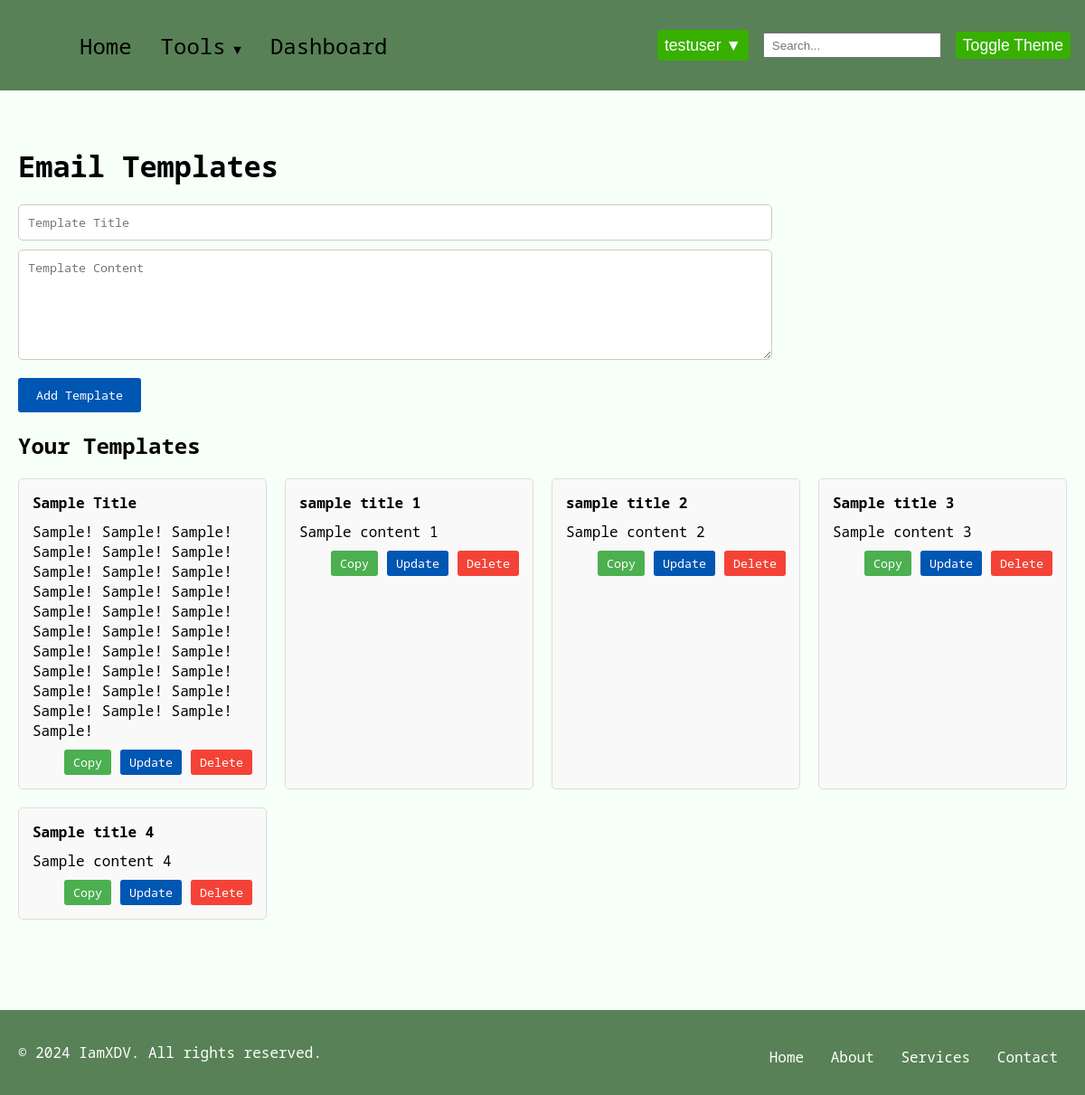
The app's page /email_templates (signed in), older data.
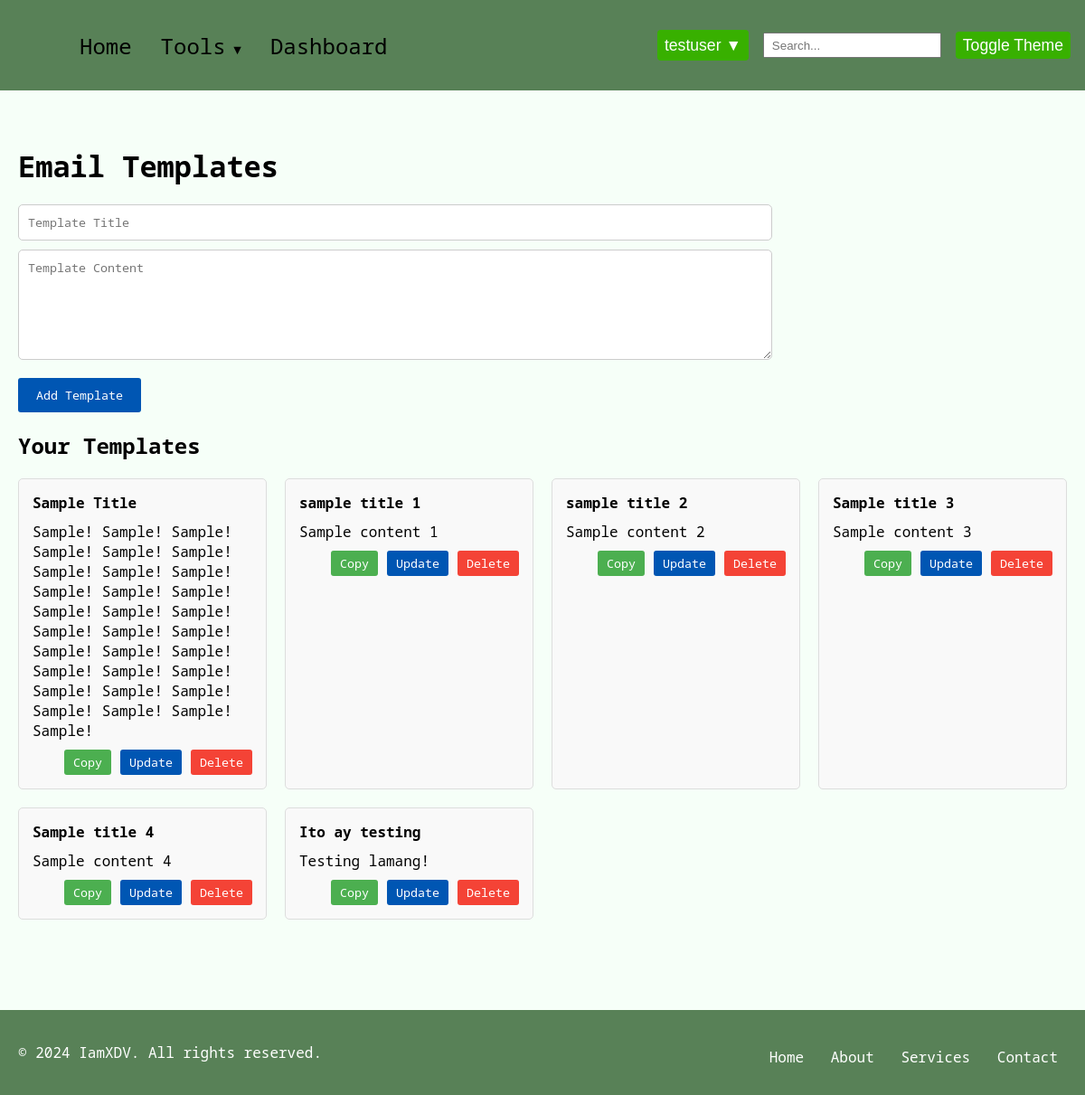
The same page, newer data.
### model/model.py (models this page shows, shortened)
class EmailTemplate(db.Model):
    __tablename__ = "email_templates"
    id = db.Column(db.Integer, primary_key=True, autoincrement=True)
    user_id = db.Column(db.Integer, db.ForeignKey("users.id"), nullable=False)
    title = db.Column(db.String(100), nullable=False)
    content = db.Column(db.Text, nullable=False)
    user = db.relationship("User", back_populates="email_templates")

### routes/tool_routes.py (the view, shortened to what this page needs)
@tool.route("/email_templates", methods=["GET", "POST"])
@tool_access_required("Email Templates")
def email_templates() -> Union[Response, str]:
    if "user_id" not in session:
        return make_response(
            jsonify({"error": "You must be logged in to access this feature."}), 401
        )
    if request.method == "GET":
        templates = EmailTemplate.query.filter_by(user_id=session["user_id"]).all()
        return render_template("email_templates.html", templates=templates)
    return make_response(jsonify({"error": "Invalid request method"}), 405)

### model/model.py (called while the page is built)
    @classmethod
    def user_has_tool_access(cls, user_id, tool_name):
        return ToolAccess.query.filter_by(user_id=user_id, tool_name=tool_name).first() is not None

### routes/tool_routes.py (called while the page is built)
def tool_access_required(tool_name):
    def decorator(f):
        @wraps(f)
        def decorated_function(*args, **kwargs):
            if "logged_in" not in session:
                flash("You need to log in to access this tool.", "error")
                return redirect(url_for("auth.login"))
            user_role = session.get("role")
            user_id = session.get("user_id")
            if user_role not in [
                "admin",
                "superadmin",
            ] and not User.user_has_tool_access(user_id, tool_name):
                flash(
                    f"You don't have access to {tool_name}. Please contact an administrator.",
                    "error",
                )
                return redirect(url_for("user.user_dashboard"))
            return f(*args, **kwargs)
        return decorated_function
    return decorator

### Tools/templates/email_templates.html (shortened to what this page needs)
{% extends "base.html" %} {% block content %} {% block styles %}
<link
  rel="stylesheet"
  href="{{ url_for('static', filename='css/email_templates.css') }}"
/>
{% endblock %}
<div class="email-templates-container">
  <h1>Email Templates</h1>
  <form id="addTemplateForm">
    <input type="text" name="title" placeholder="Template Title" required />
    <textarea name="content" placeholder="Template Content" required></textarea>
    <button type="submit">Add Template</button>
  </form>
  <h2>Your Templates</h2>
  <div id="templateList">
    {% for template in templates %}
    <div class="template" data-id="{{ template.id }}">
      <div class="template-title">{{ template.title }}</div>
      <div class="template-content">{{ template.content }}</div>
      <div class="button-group">
        <button class="copy-btn">Copy</button>
        <button class="update-btn">Update</button>
        <button class="delete-btn">Delete</button>
      </div>
    </div>
    {% endfor %}
  </div>
</div>
{% endblock %}

Row changes from the older to the newer data that the page shows:
added EmailTemplate: title "Ito ay testing", content "Testing lamang!"
